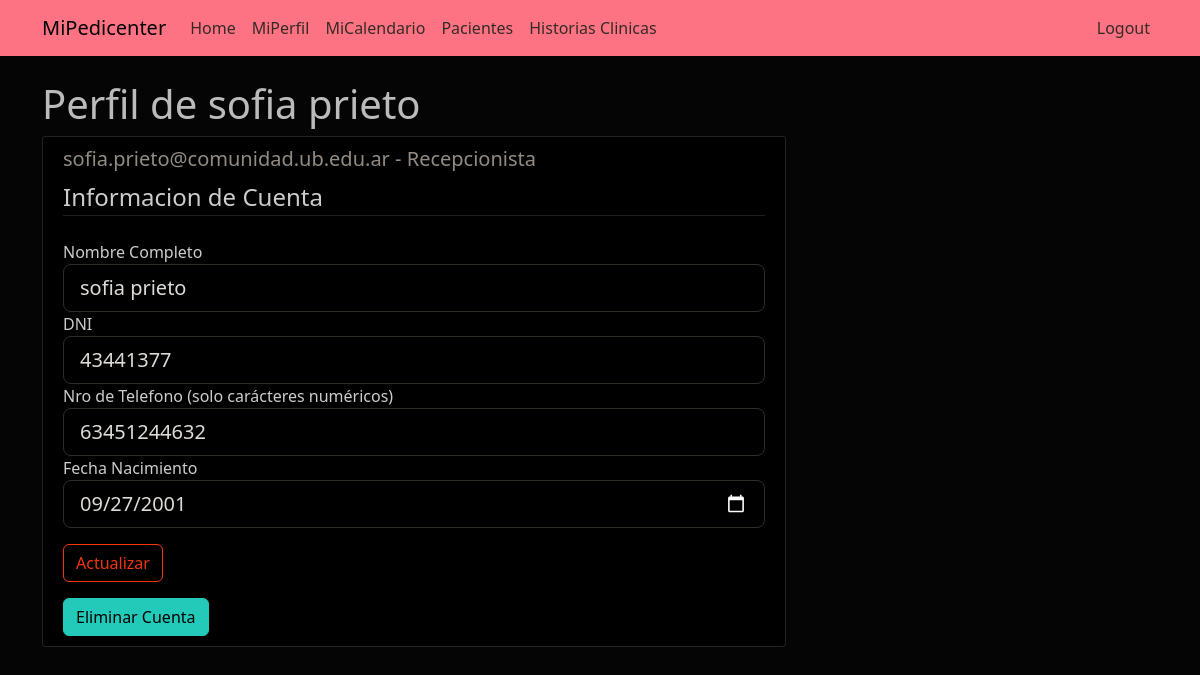
/mi-perfil (signed in), run on an earlier commit of the app's database.
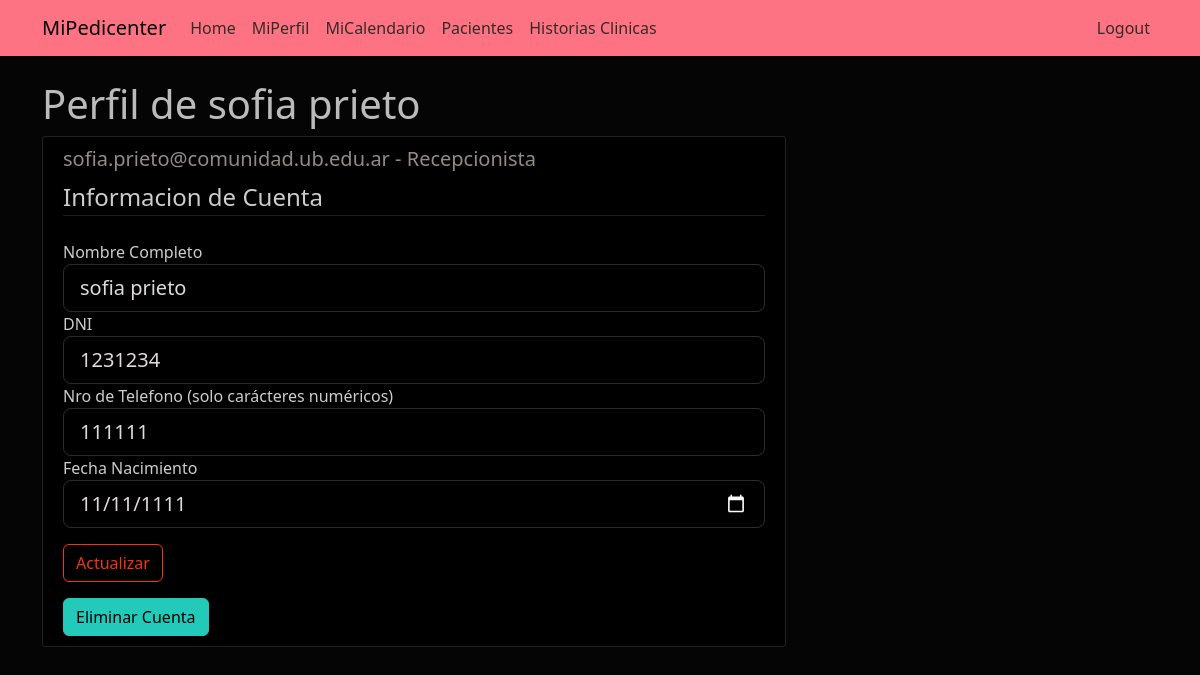
And on a later commit of the database.
### appmipedicenter/models.py (models this page shows, shortened)
class Empleado(db.Model, UserMixin):
        id = db.Column(db.String, primary_key=True) # Es E-mail
        dni = db.Column(db.Integer, unique=True, nullable=False)
        username = db.Column(db.String, nullable=False)
        fecha_nacimiento = db.Column(db.Date, nullable=False)
        telefono = db.Column(db.Integer, nullable=False)
        password = db.Column(db.String, nullable=False)
        id_tipo = db.Column(db.Integer, db.ForeignKey('tipoempleado.id_tipo'), nullable=False)
        historia_clinica = db.relationship('Historiaclinica', backref='Escritor', lazy=True)
        turno = db.relationship('Turno', backref='Podologo', lazy=True)

class Tipoempleado(db.Model):
        id_tipo = db.Column(db.Integer, primary_key=True)
        nombre = db.Column(db.String, nullable=False)
        descripcion = db.Column(db.String, nullable=True, default='')
        empleado = db.relationship('Empleado', backref='Tipo', lazy=True)

### appmipedicenter/empleado/routes.py (the view)
@empleado.route("/mi-perfil", methods=['GET','POST'])
@login_required
def mi_perfil():
        cuenta_tipo = Tipoempleado.query.filter_by(id_tipo = current_user.id_tipo).first()
        form = UpdateAccountForm()
        if form.validate_on_submit():
                current_user.username= form.username.data
                current_user.dni= form.dni.data
                current_user.telefono= form.telefono.data
                current_user.fecha_nacimiento= form.fecha_nacimiento.data
                db.session.commit()
                flash('Los datos de tu cuenta han sido actualizados.', 'success')
                return redirect(url_for('empleado.mi_perfil'))
        elif request.method=='GET':
                form.username.data = current_user.username
                form.dni.data = current_user.dni
                form.telefono.data = current_user.telefono
                form.fecha_nacimiento.data = current_user.fecha_nacimiento
        return render_template('mi_perfil.html', title="MiPerfil", form=form, cuenta_tipo = cuenta_tipo)

### appmipedicenter/empleado/forms.py (shortened to what this page needs)
class UpdateAccountForm(FlaskForm):
    username = StringField('Nombre Completo', validators=[DataRequired()])
    dni = IntegerField('DNI', validators=[DataRequired()])
    fecha_nacimiento = DateField('Fecha Nacimiento', validators=[DataRequired()])
    telefono = IntegerField('Nro de Telefono (solo carácteres numéricos)', validators=[DataRequired()])
    submit = SubmitField('Actualizar')

### appmipedicenter/models.py (called while the page is built)
@login_manager.user_loader
def load_user(empleado_id):
        return Empleado.query.get(empleado_id)

### appmipedicenter/templates/mi_perfil.html (shortened to what this page needs)
{% extends "layout.html" %}
{% block content %}
    <h1>Perfil de {{ current_user.username }}</h1>
    <div class="content-section col-md-8">
        <div class="media">
            <div class="media-body">
                <h5 class="text-secondary"> {{ current_user.id }} - {{ cuenta_tipo.nombre }}</h5>
            </div>
        </div>
        <form method="POST" action="" enctype="multipart/form-data">
            <fieldset class="form-group">
                <legend class="border-bottom mb-4">Informacion de Cuenta</legend>
                <div class="form-group">
                    {{ form.username.label(class="form-control-label") }}
                    {% if form.username.errors %}
                        {{ form.username(class="form-control form-control-lg is-invalid") }}
                        <div class="invalid-feedback">
                            {% for error in form.username.errors %}
                                <span>{{ error }}</span>
                            {% endfor %}
                        </div>
                    {% else %}
                        {{ form.username(class="form-control form-control-lg") }}
                    {% endif %}
                </div>
                <div class="form-group">
                    {{ form.dni.label(class="form-control-label") }}
                    {% if form.dni.errors %}
                        {{ form.dni(class="form-control form-control-lg is-invalid") }}
                        <div class="invalid-feedback">
                            {% for error in form.dni.errors %}
                                <span>{{ error }}</span>
                            {% endfor %}
                        </div>
                    {% else %}
                        {{ form.dni(class="form-control form-control-lg") }}
                    {% endif %}
                </div>
                <div class="form-group">
                    {{ form.telefono.label(class="form-control-label") }}
                    {% if form.telefono.errors %}
                        {{ form.telefono(class="form-control form-control-lg is-invalid") }}
                        <div class="invalid-feedback">
                            {% for error in form.telefono.errors %}
                                <span>{{ error }}</span>
                            {% endfor %}
                        </div>
                    {% else %}
                        {{ form.telefono(class="form-control form-control-lg") }}
                    {% endif %}
                </div>
                <div class="form-group">
                    {{ form.fecha_nacimiento.label(class="form-control-label") }}
                    {% if form.fecha_nacimiento.errors %}
                        {{ form.fecha_nacimiento(class="form-control form-control-lg is-invalid") }}
                        <div class="invalid-feedback">
                            {% for error in form.fecha_nacimiento.errors %}
                                <span>{{ error }}</span>
                            {% endfor %}
                        </div>
                    {% else %}
                        {{ form.fecha_nacimiento(class="form-control form-control-lg") }}
                    {% endif %}
                </div>
            </fieldset>
            <div class="form-group">
                {{ form.submit(class="btn btn-outline-info") }}
            </div>
        </form>
        <form action="{{ url_for('empleado.eliminar_cuenta', id = current_user.id) }}" method="POST">
            <input class="btn btn-danger" type="submit" value="Eliminar Cuenta">
        </form>
    </div>
{% endblock content %}

### appmipedicenter/templates/layout.html (shortened to what this page needs)
<!DOCTYPE html>
<html lang="en">
<head>
    <link href="https://cdn.jsdelivr.net/npm/bootstrap@5.2.0-beta1/dist/css/bootstrap.min.css" rel="stylesheet">
    <link rel="stylesheet" type="text/css" href="{{ url_for('static', filename='css/main.css') }}">
</head>
<body>
    <header class="site-header">
        <nav class="navbar navbar-expand-md navbar-dark bg-steel fixed-top">
            <div class="container">
                <a class="navbar-brand mr-4" href="/">MiPedicenter</a>
                <div class="collapse navbar-collapse" id="navbarToggle">
                    <div class="navbar-nav mr-auto">
                        <a class="nav-item nav-link" href="{{ url_for('main.home') }}">Home</a>
                        {% if current_user.is_authenticated %}
                            <a class="nav-item nav-link" href="{{ url_for('empleado.mi_perfil') }}">MiPerfil</a>
                            <a class="nav-item nav-link" href="{{ url_for('turno.mi_calendario') }}">MiCalendario</a>
                            <a class="nav-item nav-link" href="{{ url_for('cliente.pacientes') }}">Pacientes</a>
                            <a class="nav-item nav-link" href="{{ url_for('historiaclinica.tablaHC') }}">Historias Clinicas</a>
                        {% endif %}
                    </div>
                </div>
                <div class="navbar-nav">
                    {% if current_user.is_authenticated %}
                        <a class="nav-item nav-link" href="{{ url_for('empleado.logout') }}">Logout</a>
                    {% else %}
                        <a class="nav-item nav-link" href="{{ url_for('empleado.login') }}">Login</a>
                        <a class="nav-item nav-link" href="{{ url_for('empleado.register') }}">Register</a>
                    {% endif %}
                </div>
            </div>
        </nav>
    </header>
    <main role="main" class="container">
        <div class="row">
            <div class="col-md-12">
                {% block content %}{% endblock content %}
            </div>
        </div>
    </main>
</body>
</html>

### appmipedicenter/static/css/main.css (style rules this page uses)
:root { filter: invert(100%); }
body { background: #fafafa; color: #333333; margin-top: 5rem; }
h1, h2, h3, h4, h5, h6 { color: #444444; }
.bg-steel { background-color: #018c7c; }
.site-header .navbar-nav .nav-link { color: #cbd5db; }
.content-section { background: #ffffff; padding: 10px 20px; border: 1px solid #dddddd; border-radius: 3px; margin-bottom: 20px; }
:root { --fc-daygrid-event-dot-width: 8px; }
:root { --fc-list-event-dot-width: 10px; --fc-list-event-hover-bg-color: #f5f5f5; }

What changed in the data, as far as the page shows it:
changed Empleado "sofia prieto": dni "43441377" → "1231234"; telefono "63451244632" → "111111"; fecha_nacimiento "09/27/2001" → "11/11/1111"
